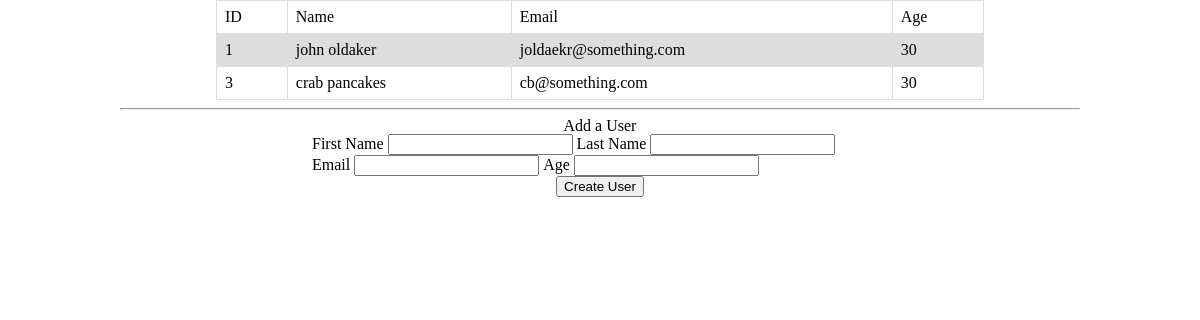
Before: / with the older database file.
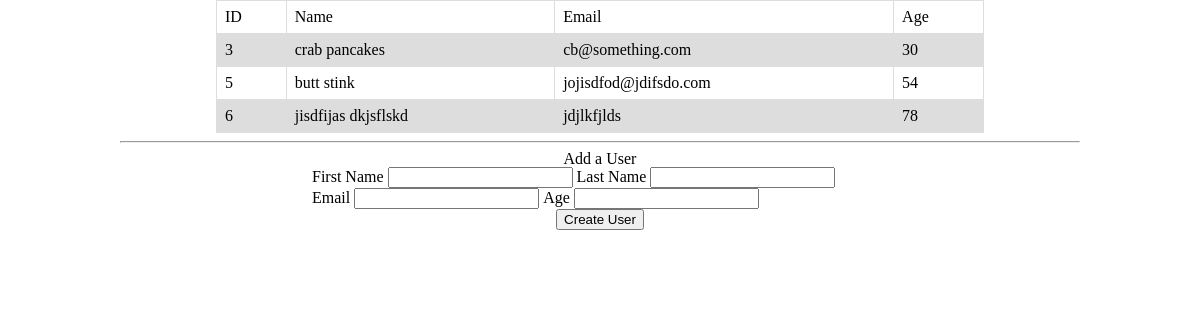
After: the same page with the newer database file.
### users/models.py (models this page shows)
class Users(models.Model):
	first_name = models.CharField(max_length=255)
	last_name = models.CharField(max_length=255)
	email_address = models.CharField(max_length=255)
	age = models.IntegerField()
	created_at = models.DateTimeField(auto_now_add=True)
	updated_at = models.DateTimeField(auto_now=True)

### users/views.py (the view)
# urls.py: path('', views.index),
def index(request):
	context  = {
		'users_all' : Users.objects.all()
	}
	return render(request, 'index.html', context)

### users/templates/index.html (shortened to what this page needs)
<!DOCTYPE html>
<html>
<head>
	{% load static %}
	<link rel="stylesheet" type="text/css" href="{% static 'css/reset.css' %}">
	<link rel="stylesheet" type="text/css" href="{% static 'css/style.css' %}">
</head>
<body>
	<div id="wrapper">
		<table id="data_table">
			<tr>
				<th>ID</th>
				<th>Name</th>
				<th>Email</th>
				<th>Age</th>
			</tr>
			{%  for user in users_all  %}
				<tr>
					<td> {{user.id}}
					<td> {{user.first_name}} {{user.last_name}}</td>
					<td> {{user.email_address}}</td>
					<td> {{user.age}}</td>
				</tr>
			{%  endfor %}
		</table>
		<hr>
		<div id="input_space">
			<h1> Add a User</h1>
			<form action="add_user" method='POST'>
				<p> First Name <input type="text" name="first_name"></p>
				<p> Last Name <input type="text" name="last_name"></p>
				<p> Email <input type="text" name="email_address"></p>
				<p id="age"> Age <input type="text" name="age"></p>
				<button type="submit">Create User</button>
			</form>
		</div>
	</div>
</body>
</html>

### users/static/css/style.css (style rules this page uses)
td, th { border: 1px solid #dddddd; text-align: left; padding: 8px; }
tr:nth-child(even) { background-color: #dddddd; }
#data_table { width:80%; margin:auto; }
#wrapper { width:80%; margin:auto; }
#input_space { width:60%; margin:auto; }
h1 { text-align: center; }
p { display: inline-block; }
button { display: block; margin:auto; }
#age { display: inline; }

Changed rows visible on the page:
removed Users: id "1", first_name "john", last_name "oldaker", email_address "joldaekr@something.com", age "30"
added Users: id "5", first_name "butt", last_name "stink", email_address "jojisdfod@jdifsdo.com", age "54"
added Users: id "6", first_name "jisdfijas", last_name "dkjsflskd", email_address "jdjlkfjlds", age "78"
